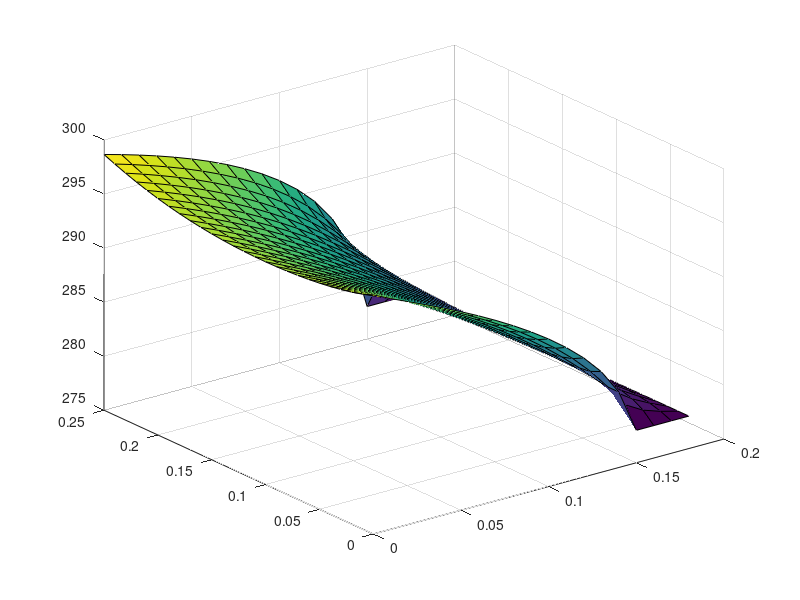

Here is the MATLAB script that generated this plot:
% Esercitazione 12, esercizio 
% Simone Canevarolo
% S269893
% 10 aprile 2024

clear all
close all

ro = 170; % densità, kg/m^3
altezza = 18e-2; % m
base = 25e-2; % m
alt1 = 15e-2; % altezza dall'alto del punto del pelo dell'acqua, m

ro = 170; % densità, kg/m^3
cs = 210; % calore specifico, J/kg/K
cond = 2.5; % conducibilità termica, W/m/K

Taria = 30+273; % temperatrura dell'aria, K
hh = 10; % coefficiente di scambio termico dell'aria, W/m^2/K
Th2o = 5+273; % temperatura acqua, K

dx = 1e-2;
dy = dx;

xx = (0:dx:altezza)';
xx1 = (0:dx:alt1)';
yy = (0:dy:base)';

Nx = length(xx);
Nx1 = length(xx1);
Ny = length(yy);

Ntot = Nx*Ny;

[xmat,ymat] = meshgrid(xx,yy);

AA = sparse([],[],[],Ntot,Ntot,5*Ntot);

for ii = 2:Nx-1
    for jj = 2:Ny-1

        kk = (jj-1)*Nx+ii;
        AA(kk,kk-Nx) = 1/dy^2;
        AA(kk,kk-1) = 1/dx^2;
        AA(kk,kk) = -2*(1/dx^2+1/dy^2);
        AA(kk,kk+1) = 1/dx^2;
        AA(kk,kk+Nx) = 1/dy^2;

    end
end

bb = zeros(Ntot,1);

% bordo nord ovest - Robin aria

jj = 1;
for ii = 2:Nx1-1

    kk = ii;
    AA(kk,kk-1) = 1/dx^2;
    AA(kk,kk) = -2*(1/dx^2+1/dy^2+hh/(dy*cond));
    AA(kk,kk+1) = 1/dx^2;
    AA(kk,kk+Nx) = 2/dy^2;
    bb(kk) = -Taria*hh*2/(dy*cond);

end

% bordo sud ovest - Dirichlet acqua

kk = Nx1:Nx;
AA(kk,:) = 0;
AA(kk,kk) = eye(length(kk));
bb(kk) = Th2o;

% bordo sud - Dirichlet acqua

kk = Nx:Nx:Ntot; %% Verificare che la sovrapposizione non causi problemi
AA(kk,:) = 0;
AA(kk,kk) = eye(length(kk));
bb(kk) = Th2o;

% Bordo sud est - Dirichlet acqua

kk = Ntot-Nx+Nx1:Ntot;
AA(kk,:) = 0;
AA(kk,kk) = eye(length(kk));
bb(kk) = Th2o;

% Bordo nord est - Robin aria

jj = Ny;
for ii = 2:Nx1-1

    kk = (jj-1)*Nx+ii;
    AA(kk,kk-Nx) = 1/dy^2;
    AA(kk,kk-1) = 1/2/dx^2;
    AA(kk,kk) = -1/dx^2-1/dy^2-hh/dx;
    AA(kk,kk+1) = 1/2/dx^2;
    bb(kk) = -Taria*hh/dy;

end

% Bordo nord - Robin aria

ii = 1;
for jj = 2:Ny-1

    kk = Nx*(jj-1)+ii;
    AA(kk,kk-Nx) = 1/2/dy^2;
    AA(kk,kk) = -1/dx^2-1/dy^2-hh/dy;
    AA(kk,kk+1) = 1/dx^2;
    AA(kk,kk+Nx) = 1/2/dy^2;
    bb(kk) = -Taria*hh/dx;

end

% Studio vertice nord west

kk = 1;
AA(kk,kk) = -hh/dx-hh/dy-1/dx^2-1/dy^2;
AA(kk,kk+1) = 1/dx^2;
AA(kk,kk+Nx) = 1/dy^2;
bb(kk) = -Taria*(hh/dx+hh/dy);

% Studio vertice nord est

kk = Ntot-Nx+1;
AA(kk,kk-Nx) = 1/dy^2;
AA(kk,kk) = -hh/dx-hh/dy-1/dx^2-1/dy^2;
AA(kk,kk+1) = 1/dx^2;
bb(kk) = -Taria*(hh/dx+hh/dy);

TT = AA\bb;

TTT = reshape(TT,Nx,Ny);

figure(1)
surf(xmat',ymat',TTT)

Tmax = max(TT)
